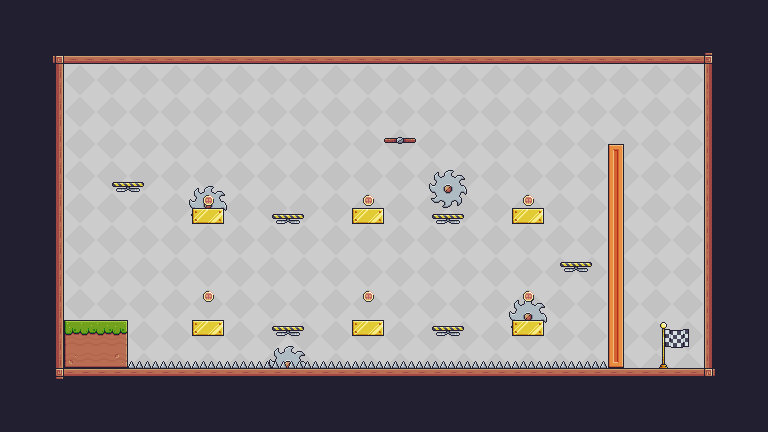

A level layout from a 2D game, rendered from its tile map. Below: a short description, then the map file with tile-grid data replaced by summaries:
An orthogonal 48x27 tile map with 16x16 px tiles, 9 tile layers (background, saw, saw, platforms, ...), 9 tilesets and 13 objects.

<map version="1.9" tiledversion="1.9.2" orientation="orthogonal" renderorder="left-up" width="48" height="27" tilewidth="16" tileheight="16" infinite="0" nextlayerid="16" nextobjectid="50">
 <tileset firstgid="1" source="Backgrounds.tsx" />
 <tileset firstgid="8" source="coin.tsx" />
 <tileset firstgid="9" source="end_point.tsx" />
 <tileset firstgid="19" source="falling_platform.tsx" />
 <tileset firstgid="20" source="spikes.tsx" />
 <tileset firstgid="24" source="static_spikes.tsx" />
 <tileset firstgid="25" source="Terrain.tsx" />
 <tileset firstgid="267" source="moving_platforms.tsx" />
 <tileset firstgid="275" source="saw.tsx" />
 <layer id="1" name="background" width="48" height="27" locked="1">
  <data>[1296 cells, 50 non-empty, 1 distinct tile ids]</data>
 </layer>
 <layer id="12" name="saw" width="48" height="27" locked="1">
  <properties>
   <property name="speed" type="float" value="5" />
   <property name="x_direction" type="int" value="0" />
   <property name="x_end" type="float" value="0" />
   <property name="x_start" type="float" value="0" />
   <property name="y_direction" type="int" value="1" />
   <property name="y_end" type="float" value="368" />
   <property name="y_start" type="float" value="190" />
  </properties>
  <data>[1296 cells, 2 non-empty, 1 distinct tile ids]</data>
 </layer>
 <layer id="15" name="saw" width="48" height="27">
  <properties>
   <property name="speed" type="float" value="5" />
   <property name="x_direction" type="int" value="-1" />
   <property name="x_end" type="float" value="530" />
   <property name="x_start" type="float" value="208" />
   <property name="y_direction" type="int" value="0" />
   <property name="y_end" type="float" value="0" />
   <property name="y_start" type="float" value="0" />
  </properties>
  <data>[1296 cells, 2 non-empty, 1 distinct tile ids]</data>
 </layer>
 <layer id="2" name="platforms" width="48" height="27" locked="1">
  <data>[1296 cells, 574 non-empty, 23 distinct tile ids]</data>
 </layer>
 <layer id="8" name="falling_platforms" width="48" height="27">
  <data>[1296 cells, 6 non-empty, 1 distinct tile ids]</data>
 </layer>
 <layer id="14" name="moving_platforms" width="48" height="27" locked="1">
  <properties>
   <property name="speed" type="float" value="4" />
   <property name="x_direction" type="int" value="1" />
   <property name="x_end" type="float" value="576" />
   <property name="x_start" type="float" value="176" />
   <property name="y_direction" type="int" value="0" />
   <property name="y_end" type="float" value="0" />
   <property name="y_start" type="float" value="0" />
  </properties>
  <data>[1296 cells, 1 non-empty, 1 distinct tile ids]</data>
 </layer>
 <layer id="4" name="static_spikes" width="48" height="27">
  <properties>
   <property name="rotation" type="float" value="0" />
  </properties>
  <data>[1296 cells, 30 non-empty, 1 distinct tile ids]</data>
 </layer>
 <layer id="3" name="coins" width="48" height="27" locked="1">
  <data>[1296 cells, 6 non-empty, 1 distinct tile ids]</data>
 </layer>
 <layer id="7" name="end_point" width="48" height="27" locked="1">
  <data>[1296 cells, 1 non-empty, 1 distinct tile ids]</data>
 </layer>
 <objectgroup id="9" name="collided_objects" locked="1">
  <object id="37" x="64" y="48" width="640" height="16" />
  <object id="38" x="704" y="64" width="16" height="304" />
  <object id="39" x="64" y="368" width="640" height="16" />
  <object id="40" x="48" y="64" width="16" height="304" />
  <object id="41" x="64" y="320" width="64" height="48" />
  <object id="42" x="192" y="208" width="32" height="16" />
  <object id="43" x="352" y="208" width="32" height="16" />
  <object id="44" x="512" y="208" width="32" height="16" />
  <object id="45" x="512" y="320" width="32" height="16" />
  <object id="46" x="352" y="320" width="32" height="16" />
  <object id="47" x="192" y="320" width="32" height="16" />
  <object id="49" x="608" y="144" width="16" height="224" />
 </objectgroup>
 <objectgroup id="10" name="player" locked="1">
  <object id="48" x="91.463" y="278.148" />
 </objectgroup>
</map>
